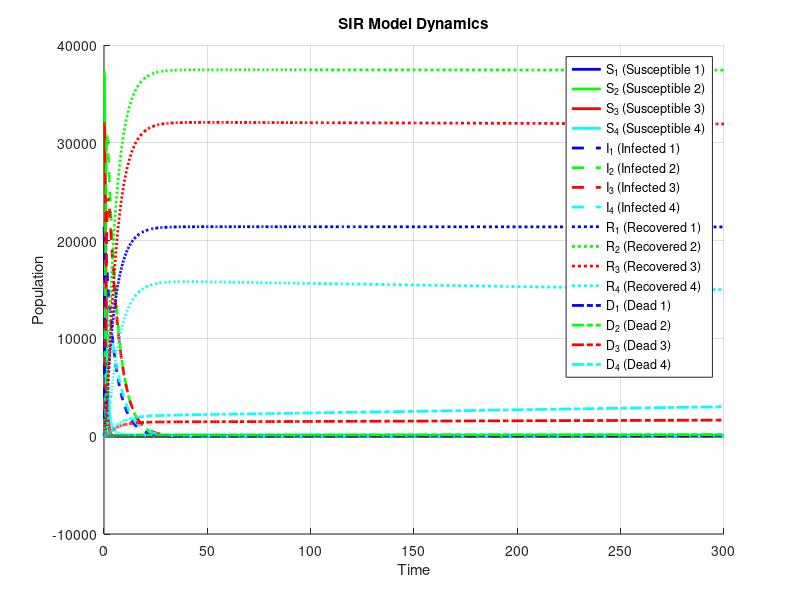

Here is the MATLAB script that generated this plot:
% SIR Model
close all
clc
clear

% Define the system of ODEs in a separate file named myThreeODE.m
function dydt = myODE(t, y)
    S_1 = y(1);
    S_2 = y(2);
    S_3 = y(3);
    S_4 = y(4)-100;
    I_1 = y(5);
    I_2 = y(6);
    I_3 = y(7);
    I_4 = y(8);
    R_1 = y(9);
    R_2 = y(10);
    R_3 = y(11);
    R_4 = y(12)+100;
    D_1 = y(13);
    D_2 = y(14);
    D_3 = y(15);
    D_4 = y(16);
    beta_1 = 2.8e-4*2.5; % infection likelihood
    beta_2 = 1.87e-5*2.5;
    beta_3 = 9.35e-6*2.5;
    beta_4 = 4.67e-6*2.5;
    gamma_1 = 0.9987/5; % recovery rate from Omega
    gamma_2 = 0.997/5;
    gamma_3 = 0.957/5;
    gamma_4 = 0.886/5;
    nat_death_1 = 0.0015/365; % natural death rate
    nat_death_2 = 0.0016/365;
    nat_death_3 = 0.0076/365;
    nat_death_4 = 0.0755/365;
    I = I_1 + I_2 + I_3 + I_4;
    dydt = [-1*beta_1*S_1 *(I)-1*nat_death_1*(S_1);
        -1*beta_2*S_2 *(I)-1*nat_death_2*(S_2);
        -1*beta_3*S_3 *(I)-1*nat_death_3*(S_3);
        -1*beta_4*S_4 *(I)-1*nat_death_4*(S_4);
        beta_1*I*S_1 - gamma_1*I_1 - nat_death_1*I_1; 
        beta_2*I*S_2 - gamma_2*I_2 - nat_death_2*I_2;
        beta_3*I*S_3 - gamma_3*I_3 - nat_death_3*I_3;
        beta_4*I*S_4 - gamma_4*I_4 - nat_death_4*I_4;
        gamma_1*I_1 - nat_death_1*R_1;
        gamma_2*I_2 - nat_death_2*R_2;
        gamma_3*I_3 - nat_death_3*R_3;
        gamma_4*I_4 - nat_death_4*R_4;
        nat_death_1*(S_1+I_1+R_1)+((1-gamma_1*5)/5)*I_1;
        nat_death_2*(S_2+I_2+R_2)+((1-gamma_2*5)/5)*I_2;
        nat_death_3*(S_3+I_3+R_3)+((1-gamma_3*5)/5)*I_3;
        nat_death_4*(S_4+I_4+R_4)+((1-gamma_4*5)/5)*I_4];
end

% Main script
tspan = [0 300];     % Time span
N = 107000
y0 = [N*0.2; N*0.35; N*0.3; N*0.15; 25; 25; 25; 25; 0; 0; 0; 0; 0; 0; 0; 0];     % Initial conditions

% Solve the system of ODEs
[t, y] = ode23(@myODE, tspan, y0);

% Plot the results
figure;
hold on;
plot(t, y(:, 1), 'b','Linewidth',2, 'DisplayName', 'S_1 (Susceptible 1)');
plot(t, y(:, 2), 'g', 'Linewidth', 2, 'DisplayName', 'S_2 (Susceptible 2)');
plot(t, y(:, 3), 'r', 'Linewidth', 2, 'DisplayName', 'S_3 (Susceptible 3)');
plot(t, y(:, 4), 'c', 'Linewidth', 2, 'DisplayName', 'S_4 (Susceptible 4)');
plot(t, y(:, 5), 'b--', 'Linewidth', 2, 'DisplayName', 'I_1 (Infected 1)');
plot(t, y(:, 6), 'g--', 'Linewidth', 2, 'DisplayName', 'I_2 (Infected 2)');
plot(t, y(:, 7), 'r--', 'Linewidth', 2, 'DisplayName', 'I_3 (Infected 3)');
plot(t, y(:, 8), 'c--', 'Linewidth', 2, 'DisplayName', 'I_4 (Infected 4)');
plot(t, y(:, 9), 'b:', 'Linewidth', 2, 'DisplayName', 'R_1 (Recovered 1)');
plot(t, y(:, 10), 'g:', 'Linewidth', 2, 'DisplayName', 'R_2 (Recovered 2)');
plot(t, y(:, 11), 'r:', 'Linewidth', 2, 'DisplayName', 'R_3 (Recovered 3)');
plot(t, y(:, 12), 'c:', 'Linewidth', 2, 'DisplayName', 'R_4 (Recovered 4)');
plot(t, y(:, 13), 'b-.', 'Linewidth', 2, 'DisplayName', 'D_1 (Dead 1)');
plot(t, y(:, 14), 'g-.', 'Linewidth', 2, 'DisplayName', 'D_2 (Dead 2)');
plot(t, y(:, 15), 'r-.', 'Linewidth', 2, 'DisplayName', 'D_3 (Dead 3)');
plot(t, y(:, 16), 'c-.', 'Linewidth', 2, 'DisplayName', 'D_4 (Dead 4)');
hold off;

y(:, 16)

xlabel('Time');
ylabel('Population');
title('SIR Model Dynamics');
legend show;
grid on;

